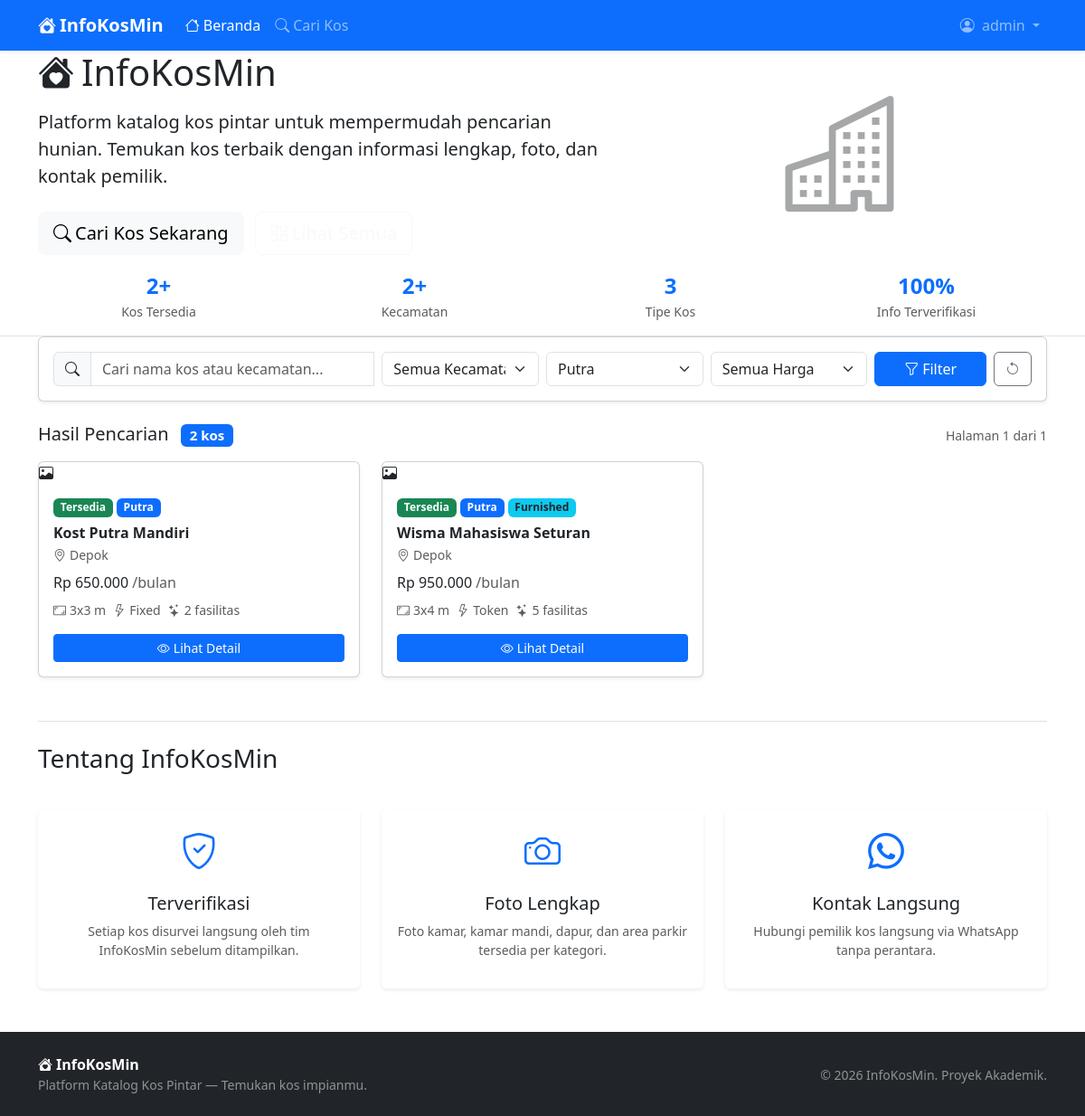
The page /index.php?gender=male (signed in) on the database its author committed.
### tables this page shows
CREATE TABLE boarding_houses (
    id_kost             INT UNSIGNED                              NOT NULL AUTO_INCREMENT,
    id_owner            INT UNSIGNED                              NOT NULL,
    kost_name           VARCHAR(150)                              NOT NULL,
    address             TEXT                                      NOT NULL,
    district            VARCHAR(100)                              NOT NULL,
    monthly_price       DECIMAL(12,2)                             NOT NULL,
    room_size           VARCHAR(30)                               NULL DEFAULT NULL,
    gender_type         ENUM('male','female','mixed')             NOT NULL,
    curfew              VARCHAR(50)                               NULL DEFAULT NULL,
    is_furnished        TINYINT(1)                                NOT NULL DEFAULT 0,
    electricity_type    ENUM('token','fixed')                     NOT NULL,
    description         TEXT                                      NULL DEFAULT NULL,
    availability_status ENUM('available','full','unavailable')    NOT NULL DEFAULT 'available',
    created_at          TIMESTAMP                                 NOT NULL DEFAULT CURRENT_TIMESTAMP,
    updated_at          TIMESTAMP                                 NOT NULL DEFAULT CURRENT_TIMESTAMP ON UPDATE CURRENT_TIMESTAMP,
    PRIMARY KEY (id_kost),
    KEY idx_district (district),
    KEY idx_availability (availability_status),
    KEY idx_gender (gender_type),
    CONSTRAINT fk_bh_owner FOREIGN KEY (id_owner)
        REFERENCES owners (id_owner)
        ON UPDATE CASCADE
        ON DELETE RESTRICT
);

### includes/functions.php (called while the page is built, shortened)
<?php
function h($value): string {
    return htmlspecialchars((string)$value, ENT_QUOTES | ENT_SUBSTITUTE, 'UTF-8');
}
function formatRupiah(float $amount): string {
    return 'Rp ' . number_format($amount, 0, ',', '.');
}
function paginate(int $totalRows, int $currentPage, int $perPage = 10): array {
    $totalPages  = (int) ceil($totalRows / $perPage);
    $currentPage = max(1, min($currentPage, max(1, $totalPages)));
    $offset      = ($currentPage - 1) * $perPage;
    return [
        'totalRows'   => $totalRows,
        'totalPages'  => $totalPages,
        'currentPage' => $currentPage,
        'perPage'     => $perPage,
        'offset'      => $offset,
    ];
}
function statusBadgeClass(string $status): string {
    return match($status) {
        'available'   => 'bg-success',
        'full'        => 'bg-danger',
        'unavailable' => 'bg-secondary',
        default       => 'bg-dark',
    };
}
function statusLabel(string $status): string {
    return match($status) {
        'available'   => 'Tersedia',
        'full'        => 'Penuh',
        'unavailable' => 'Tidak Tersedia',
        default       => ucfirst($status),
    };
}
function genderLabel(string $gender): string {
    return match($gender) {
        'male'   => 'Putra',
        'female' => 'Putri',
        'mixed'  => 'Campur',
        default  => ucfirst($gender),
    };
}
function genderBadgeClass(string $gender): string {
    return match($gender) {
        'male'   => 'bg-primary',
        'female' => 'bg-danger',
        'mixed'  => 'bg-warning text-dark',
        default  => 'bg-secondary',
    };
}
function sanitizeInput(string $input): string {
    return trim($input);
}

### index.php (the view, shortened to what this page needs)
<?php
require_once __DIR__ . '/includes/functions.php';
$pdo = getDB();
$search       = sanitizeInput($_GET['search']      ?? '');
$filterGender = sanitizeInput($_GET['gender']      ?? '');
$filterMax    = (int)($_GET['max_price']           ?? 0);
$filterDistrict = sanitizeInput($_GET['district']  ?? '');
$currentPage  = max(1, (int)($_GET['page']         ?? 1));
$perPage      = 9;
$where  = ['bh.availability_status = ?'];
$params = ['available'];
if ($filterGender !== '') {
    $where[]  = 'bh.gender_type = ?';
    $params[] = $filterGender;
}
$whereSQL = 'WHERE ' . implode(' AND ', $where);
$countSQL  = "SELECT COUNT(*) FROM boarding_houses bh $whereSQL";
$countStmt = $pdo->prepare($countSQL);
$countStmt->execute($params);
$totalRows = (int)$countStmt->fetchColumn();
$pager     = paginate($totalRows, $currentPage, $perPage);
$sql = "
    SELECT
        bh.id_kost,
        bh.kost_name,
        bh.district,
        bh.monthly_price,
        bh.gender_type,
        bh.room_size,
        bh.is_furnished,
        bh.electricity_type,
        bh.availability_status,
        o.owner_name,
        o.phone_number,
        (SELECT p.photo_path FROM photos p WHERE p.id_kost = bh.id_kost ORDER BY p.uploaded_at ASC LIMIT 1) AS cover_photo,
        (SELECT COUNT(*) FROM kost_facilities kf WHERE kf.id_kost = bh.id_kost) AS facility_count
    FROM boarding_houses bh
    INNER JOIN owners o ON bh.id_owner = o.id_owner
    $whereSQL
    ORDER BY bh.created_at DESC
    LIMIT {$pager['perPage']} OFFSET {$pager['offset']}
";
$stmt = $pdo->prepare($sql);
$stmt->execute($params);
$kosts = $stmt->fetchAll();
$distStmt = $pdo->query("SELECT DISTINCT district FROM boarding_houses WHERE availability_status='available' ORDER BY district");
$districts = $distStmt->fetchAll(PDO::FETCH_COLUMN);
?>
<?php require_once __DIR__ . '/includes/header.php'; ?>
<section class="hero-section" id="home">
    <div class="container">
        <div class="row align-items-center">
            <div class="col-lg-7 mb-4 mb-lg-0">
                <h1 class="mb-3">
                    <i class="bi bi-house-heart-fill me-2"></i>InfoKosMin
                </h1>
                <p class="lead mb-4">
                    Platform katalog kos pintar untuk mempermudah pencarian hunian.
                    Temukan kos terbaik dengan informasi lengkap, foto, dan kontak pemilik.
                </p>
                <a href="#catalog" class="btn btn-light btn-lg me-2">
                    <i class="bi bi-search me-1"></i>Cari Kos Sekarang
                </a>
                <a href="pages/kost/index.php" class="btn btn-outline-light btn-lg">
                    <i class="bi bi-grid me-1"></i>Lihat Semua
                </a>
            </div>
            <div class="col-lg-5 text-center d-none d-lg-block">
                <i class="bi bi-buildings" style="font-size: 8rem; opacity: 0.4;"></i>
            </div>
        </div>
    </div>
</section>
<section class="bg-white border-bottom py-3">
    <div class="container">
        <div class="row text-center g-3">
            <div class="col-6 col-md-3">
                <div class="fw-bold text-primary fs-4"><?= $totalRows ?>+</div>
                <div class="text-muted small">Kos Tersedia</div>
            </div>
            <div class="col-6 col-md-3">
                <div class="fw-bold text-primary fs-4"><?= count($districts) ?>+</div>
                <div class="text-muted small">Kecamatan</div>
            </div>
            <div class="col-6 col-md-3">
                <div class="fw-bold text-primary fs-4">3</div>
                <div class="text-muted small">Tipe Kos</div>
            </div>
            <div class="col-6 col-md-3">
                <div class="fw-bold text-primary fs-4">100%</div>
                <div class="text-muted small">Info Terverifikasi</div>
            </div>
        </div>
    </div>
</section>
<main class="main-content" id="catalog">
    <div class="container">
        <div class="card shadow-sm mb-4">
            <div class="card-body">
                <form id="filterForm" method="GET" action="index.php">
                    <div class="row g-2">
                        <div class="col-12 col-md-4">
                            <div class="input-group">
                                <span class="input-group-text"><i class="bi bi-search"></i></span>
                                <input
                                    type="text"
                                    class="form-control"
                                    id="searchInput"
                                    name="search"
                                    placeholder="Cari nama kos atau kecamatan..."
                                    value="<?= h($search) ?>"
                                    autocomplete="off"
                                >
                            </div>
                        </div>
                        <div class="col-6 col-md-2">
                            <select class="form-select" name="district" id="districtFilter">
                                <option value="">Semua Kecamatan</option>
                            </select>
                        </div>
                        <div class="col-6 col-md-2">
                            <select class="form-select" name="gender" id="genderFilter">
                                <option value="male"   <?= ($filterGender === 'male')   ? 'selected' : '' ?>>Putra</option>
                            </select>
                        </div>
                        <div class="col-6 col-md-2">
                            <select class="form-select" name="max_price" id="maxPriceFilter">
                                <option value="0">Semua Harga</option>
                            </select>
                        </div>
                        <div class="col-6 col-md-2 d-flex gap-2">
                            <button type="submit" class="btn btn-primary flex-grow-1">
                                <i class="bi bi-funnel me-1"></i>Filter
                            </button>
                            <?php if ($search || $filterGender || $filterMax || $filterDistrict): ?>
                                <a href="index.php" class="btn btn-outline-secondary" title="Reset filter">
                                    <i class="bi bi-arrow-counterclockwise"></i>
                                </a>
                            <?php endif; ?>
                        </div>
                    </div>
                </form>
            </div>
        </div>
        <div class="d-flex justify-content-between align-items-center mb-3">
            <h5 class="mb-0">
                <?php if ($search || $filterGender || $filterMax || $filterDistrict): ?>
                    Hasil Pencarian
                    <span class="badge bg-primary ms-2"><?= $totalRows ?> kos</span>
                <?php else: ?>
                    Kos Tersedia
                    <span class="badge bg-success ms-2"><?= $totalRows ?> kos</span>
                <?php endif; ?>
            </h5>
            <small class="text-muted">Halaman <?= $pager['currentPage'] ?> dari <?= $pager['totalPages'] ?: 1 ?></small>
        </div>
        <?php if (empty($kosts)): ?>
            <div class="alert alert-info text-center py-5">
                <i class="bi bi-search display-4 d-block mb-3"></i>
                <h5>Tidak ada kos ditemukan</h5>
                <p class="mb-3">Coba ubah kata kunci atau filter pencarian Anda.</p>
                <a href="index.php" class="btn btn-primary">
                    <i class="bi bi-arrow-left me-1"></i>Lihat Semua Kos
                </a>
            </div>
        <?php else: ?>
            <div class="row g-4">
                <?php foreach ($kosts as $kost): ?>
                    <div class="col-12 col-sm-6 col-xl-4">
                        <div class="card h-100 kost-card shadow-sm">
                            <?php if ($kost['cover_photo']): ?>
                                <div class="card-img-placeholder" style="display:none;">
                                    <i class="bi bi-image"></i>
                                </div>
                            <?php else: ?>
                                <div class="card-img-placeholder">
                                    <i class="bi bi-building"></i>
                                </div>
                            <?php endif; ?>
                            <div class="card-body d-flex flex-column">
                                <div class="mb-2 d-flex flex-wrap gap-1">
                                    <span class="badge <?= statusBadgeClass($kost['availability_status']) ?>">
                                        <?= statusLabel($kost['availability_status']) ?>
                                    </span>
                                    <span class="badge <?= genderBadgeClass($kost['gender_type']) ?>">
                                        <?= genderLabel($kost['gender_type']) ?>
                                    </span>
                                    <?php if ($kost['is_furnished']): ?>
                                        <span class="badge bg-info text-dark">Furnished</span>
                                    <?php endif; ?>
                                </div>
                                <h6 class="card-title fw-bold mb-1"><?= h($kost['kost_name']) ?></h6>
                                <p class="text-muted small mb-2">
                                    <i class="bi bi-geo-alt me-1"></i><?= h($kost['district']) ?>
                                </p>
                                <div class="price-tag mb-2">
                                    <?= formatRupiah($kost['monthly_price']) ?>
                                    <span class="text-muted fw-normal fs-6">/bulan</span>
                                </div>
                                <div class="text-muted small mb-3 d-flex flex-wrap gap-2">
                                    <?php if ($kost['room_size']): ?>
                                        <span><i class="bi bi-aspect-ratio me-1"></i><?= h($kost['room_size']) ?> m</span>
                                    <?php endif; ?>
                                    <span><i class="bi bi-lightning me-1"></i><?= ($kost['electricity_type'] === 'token') ? 'Token' : 'Fixed' ?></span>
                                    <span><i class="bi bi-stars me-1"></i><?= $kost['facility_count'] ?> fasilitas</span>
                                </div>
                                <a
                                    href="pages/kost/detail.php?id=<?= $kost['id_kost'] ?>"
                                    class="btn btn-primary btn-sm mt-auto"
                                >
                                    <i class="bi bi-eye me-1"></i>Lihat Detail
                                </a>
                            </div>
                        </div>
                    </div>
                <?php endforeach; ?>
            </div>
        <?php endif; ?>
        <section class="mt-5 pt-4 border-top" id="about">
            <div class="row g-4">
                <div class="col-12">
                    <h3 class="mb-3">Tentang InfoKosMin</h3>
                </div>
                <div class="col-md-4">
                    <div class="card h-100 border-0 bg-white shadow-sm text-center p-3">
                        <i class="bi bi-shield-check text-primary fs-1 mb-3"></i>
                        <h5>Terverifikasi</h5>
                        <p class="text-muted small">Setiap kos disurvei langsung oleh tim InfoKosMin sebelum ditampilkan.</p>
                    </div>
                </div>
                <div class="col-md-4">
                    <div class="card h-100 border-0 bg-white shadow-sm text-center p-3">
                        <i class="bi bi-camera text-primary fs-1 mb-3"></i>
                        <h5>Foto Lengkap</h5>
                        <p class="text-muted small">Foto kamar, kamar mandi, dapur, dan area parkir tersedia per kategori.</p>
                    </div>
                </div>
                <div class="col-md-4">
                    <div class="card h-100 border-0 bg-white shadow-sm text-center p-3">
                        <i class="bi bi-whatsapp text-primary fs-1 mb-3"></i>
                        <h5>Kontak Langsung</h5>
                        <p class="text-muted small">Hubungi pemilik kos langsung via WhatsApp tanpa perantara.</p>
                    </div>
                </div>
            </div>
        </section>
    </div>
</main>
<?php require_once __DIR__ . '/includes/footer.php'; ?>

### rows shown on the page
boarding_houses: availability_status "Tersedia", gender_type "Putra", kost_name "Kost Putra Mandiri", district "Depok", monthly_price "Rp 650.000", room_size "3x3", electricity_type "Fixed", facility_count "2"
boarding_houses: availability_status "Tersedia", gender_type "Putra", is_furnished "Furnished", kost_name "Wisma Mahasiswa Seturan", district "Depok", monthly_price "Rp 950.000", room_size "3x4", electricity_type "Token", facility_count "5"

### other values the page prints
$_SESSION['username'] "admin"
$totalRows "2"
count($districts) "2"
$pager['currentPage'] "1"
$pager['totalPages'] ?: 1 "1"
